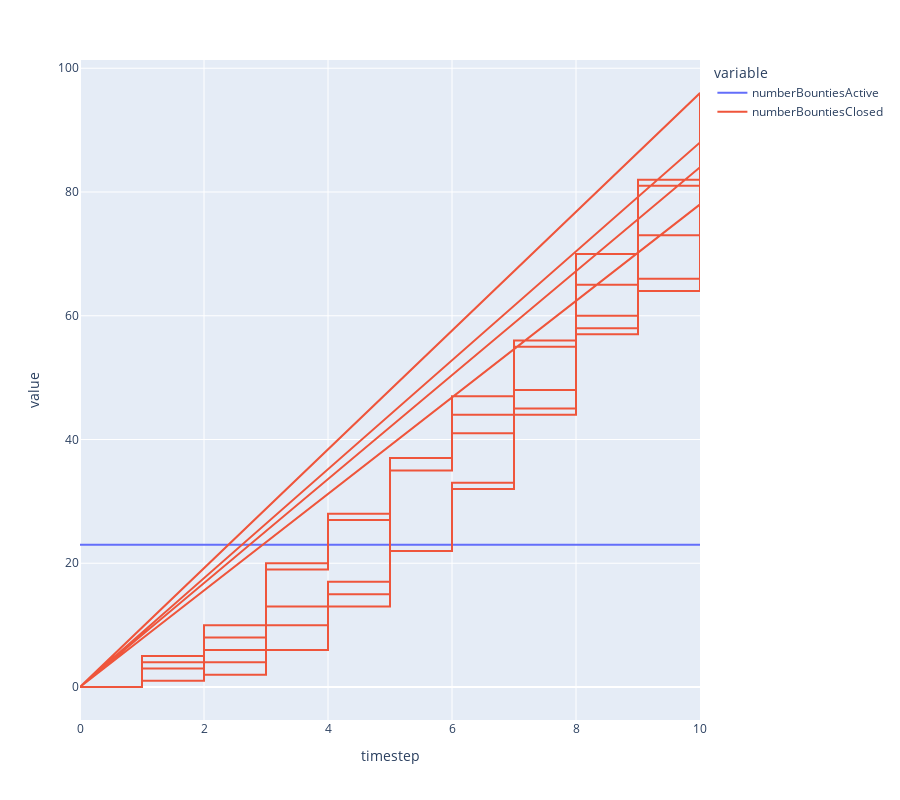

The code cell stored with this chart in its notebook:
### Code cell
px.line(
    df,
    x='timestep', 
    y=['numberBountiesActive', 'numberBountiesClosed'], 
    height=800 
)

### Figure 1 — Plotly figure (JSON) as saved in the notebook; plotly's stock layout.template omitted (floating-point values rounded to 4 significant figures)
{"data": [{"hovertemplate": "variable=numberBountiesActive<br>timestep=%{x}<br>value=%{y}<extra></extra>", "legendgroup": "numberBountiesActive", "line": {"color": "#636efa", "dash": "solid"}, "mode": "lines", "name": "numberBountiesActive", "orientation": "v", "showlegend": true, "type": "scatter", "x": [0, 1, 1, 2, 2, 3, 3, 4, 4, 5, 5, 6, 6, 7, 7, 8, 8, 9, 9, 10, 10, 0, 1, 1, 2, 2, 3, 3, 4, 4, 5, 5, 6, 6, 7, 7, 8, 8, 9, 9, 10, 10, 0, 1, 1, 2, 2, 3, 3, 4, 4, 5, 5, 6, 6, 7, 7, 8, 8, 9, 9, 10, 10, 0, 1, 1, 2, 2, 3, 3, 4, 4, 5, 5, 6, 6, 7, 7, 8, 8, 9, 9, 10, 10, 0, 1, 1, 2, 2, 3, 3, 4, 4, 5, 5, 6, 6, 7, 7, 8, 8, 9, 9, 10, 10], "xaxis": "x", "y": [23, 23, 23, 23, 23, 23, 23, 23, 23, 23, 23, 23, 23, 23, 23, 23, 23, 23, 23, 23, 23, 23, 23, 23, 23, 23, 23, 23, 23, 23, 23, 23, 23, 23, 23, 23, 23, 23, 23, 23, 23, 23, 23, 23, 23, 23, 23, 23, 23, 23, 23, 23, 23, 23, 23, 23, 23, 23, 23, 23, 23, 23, 23, 23, 23, 23, 23, 23, 23, 23, 23, 23, 23, 23, 23, 23, 23, 23, 23, 23, 23, 23, 23, 23, 23, 23, 23, 23, 23, 23, 23, 23, 23, 23, 23, 23, 23, 23, 23, 23, 23, 23, 23, 23, 23], "yaxis": "y"}, {"hovertemplate": "variable=numberBountiesClosed<br>timestep=%{x}<br>value=%{y}<extra></extra>", "legendgroup": "numberBountiesClosed", "line": {"color": "#EF553B", "dash": "solid"}, "mode": "lines", "name": "numberBountiesClosed", "orientation": "v", "showlegend": true, "type": "scatter", "x": [0, 1, 1, 2, 2, 3, 3, 4, 4, 5, 5, 6, 6, 7, 7, 8, 8, 9, 9, 10, 10, 0, 1, 1, 2, 2, 3, 3, 4, 4, 5, 5, 6, 6, 7, 7, 8, 8, 9, 9, 10, 10, 0, 1, 1, 2, 2, 3, 3, 4, 4, 5, 5, 6, 6, 7, 7, 8, 8, 9, 9, 10, 10, 0, 1, 1, 2, 2, 3, 3, 4, 4, 5, 5, 6, 6, 7, 7, 8, 8, 9, 9, 10, 10, 0, 1, 1, 2, 2, 3, 3, 4, 4, 5, 5, 6, 6, 7, 7, 8, 8, 9, 9, 10, 10], "xaxis": "x", "y": [0, 0, 4, 4, 8, 8, 19, 19, 27, 27, 35, 35, 47, 47, 55, 55, 70, 70, 81, 81, 96, 0, 0, 5, 5, 10, 10, 20, 20, 28, 28, 37, 37, 44, 44, 56, 56, 65, 65, 82, 82, 88, 0, 0, 3, 3, 6, 6, 13, 13, 17, 17, 35, 35, 41, 41, 48, 48, 58, 58, 64, 64, 78, 0, 0, 1, 1, 4, 4, 10, 10, 15, 15, 22, 22, 32, 32, 44, 44, 60, 60, 73, 73, 84, 0, 0, 1, 1, 2, 2, 6, 6, 13, 13, 22, 22, 33, 33, 45, 45, 57, 57, 66, 66, 78], "yaxis": "y"}], "layout": {"height": 800, "legend": {"title": {"text": "variable"}, "tracegroupgap": 0}, "margin": {"t": 60}, "xaxis": {"anchor": "y", "domain": [0, 1], "title": {"text": "timestep"}}, "yaxis": {"anchor": "x", "domain": [0, 1], "title": {"text": "value"}}}}
